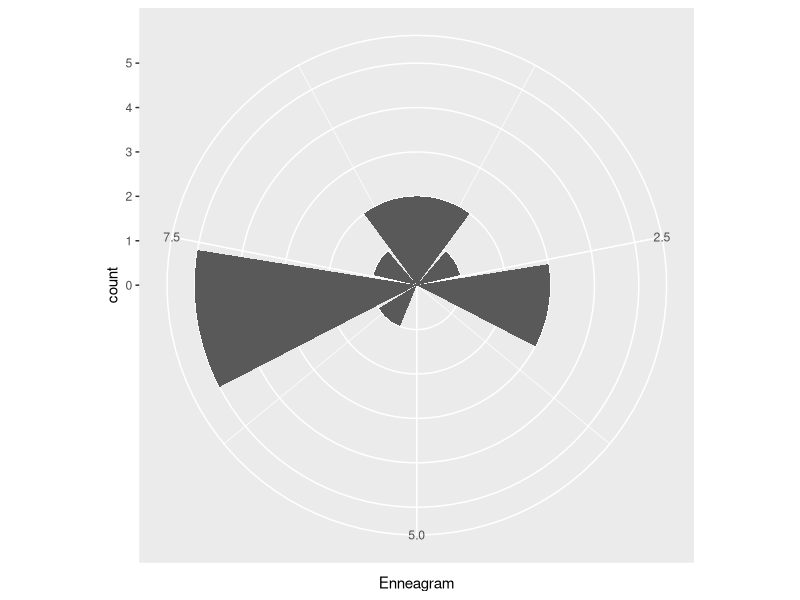

Reproduce this figure in R.
## ---- chunk 1
knitr::opts_chunk$set(echo = TRUE)

library(tidyverse)

final_data <- read_csv("updatedfinal.csv")

data <- read_csv("data2.17.19.csv")

chase_data <- read_csv("Chase.csv")
## ---- chunk 2

# going to try to make a dot density plot and make it polar

dot_density_1 <- chase_data %>% 
  filter(Enneagram != "NA") %>% 
  filter(Extroverted == "Extroverted") %>% 
  ggplot(aes(x = Enneagram)) +
  geom_bar() +
  coord_polar()

dot_density_1
